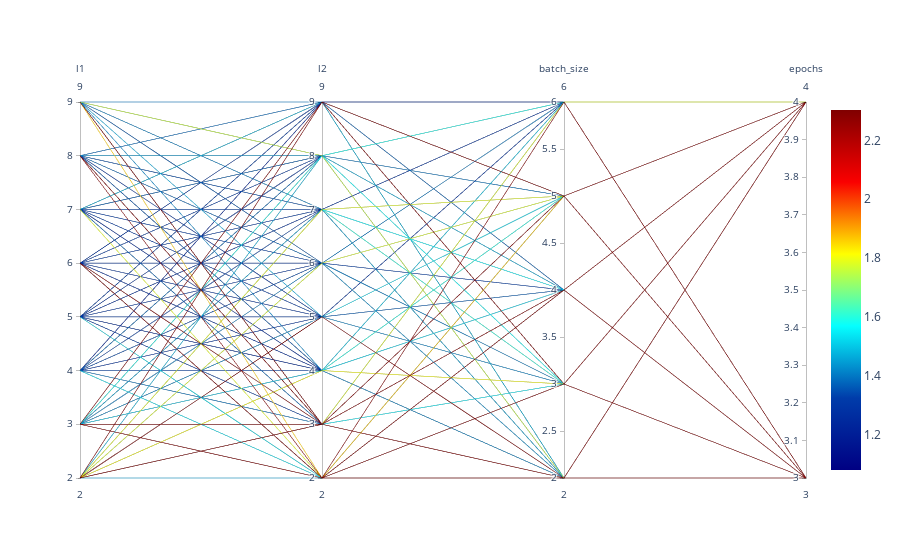

Here is the notebook cell this chart was saved with:
### Markdown cell above
![Contour plot. Learning rate versus number of neurons in layer `l1`.](./figures/14-torch_bartz09_30min_10init_2023-05-14_14-45-25_contour_0_2.png){#fig-contour-0-2}

![Contour plot. Batch size versus number of neurons in layer `l1`.](./figures/14-torch_bartz09_30min_10init_2023-05-14_14-45-25_contour_0_3.png){#fig-contour-0-3}

![Contour plot. Batch size versus learning rate.](./figures/14-torch_bartz09_30min_10init_2023-05-14_14-45-25_contour_2_3.png){#fig-contour-2-3}

@fig-contour-0-2 shows the contour plot of the loss as a function of the learning rate and the number of neurons in layer `l1`. The contour plot shows that the learning rate has a strong influence on the performance of the model. Too large values of the learning rate decrease the performance of the neural network. @fig-contour-0-3 and @fig-contour-2-3 indicate that the batch size should be increased. The batch size has a strong influence on the performance of the model. Too small values of the batch size decrease the performance of the neural network.

 `spotPython` provides additional tools for a visual inspection of the results and give valuable insights into the hyperparameter tuning process.
 This is especially useful for model explainability, transparency, and trustworthiness.
In addition to the contour plots, @fig-parallel shows the parallel plot of the hyperparameters.

### Code cell
#| echo: true
#| label: fig-parallel
spot_tuner.parallel_plot()

### Figure 1 — Plotly figure (JSON) as saved in the notebook; plotly's stock layout.template omitted (floating-point values rounded to 4 significant figures; data arrays with more than 128 entries replaced by an {"elided": "..."} marker saying what was removed)
{"data": [{"dimensions": [{"label": "l1", "range": [2, 9], "values": {"elided": "839 int values"}}, {"label": "l2", "range": [2, 9], "values": {"elided": "839 int values"}}, {"label": "batch_size", "range": [2, 6], "values": {"elided": "839 int values"}}, {"label": "epochs", "range": [3, 4], "values": {"elided": "839 int values"}}], "line": {"cmax": 2.304, "cmin": 1.079, "color": {"elided": "839 float values"}, "colorscale": [[0, "rgb(0,0,131)"], [0.2, "rgb(0,60,170)"], [0.4, "rgb(5,255,255)"], [0.6, "rgb(255,255,0)"], [0.8, "rgb(250,0,0)"], [1, "rgb(128,0,0)"]], "showscale": true}, "type": "parcoords"}], "layout": {}}
